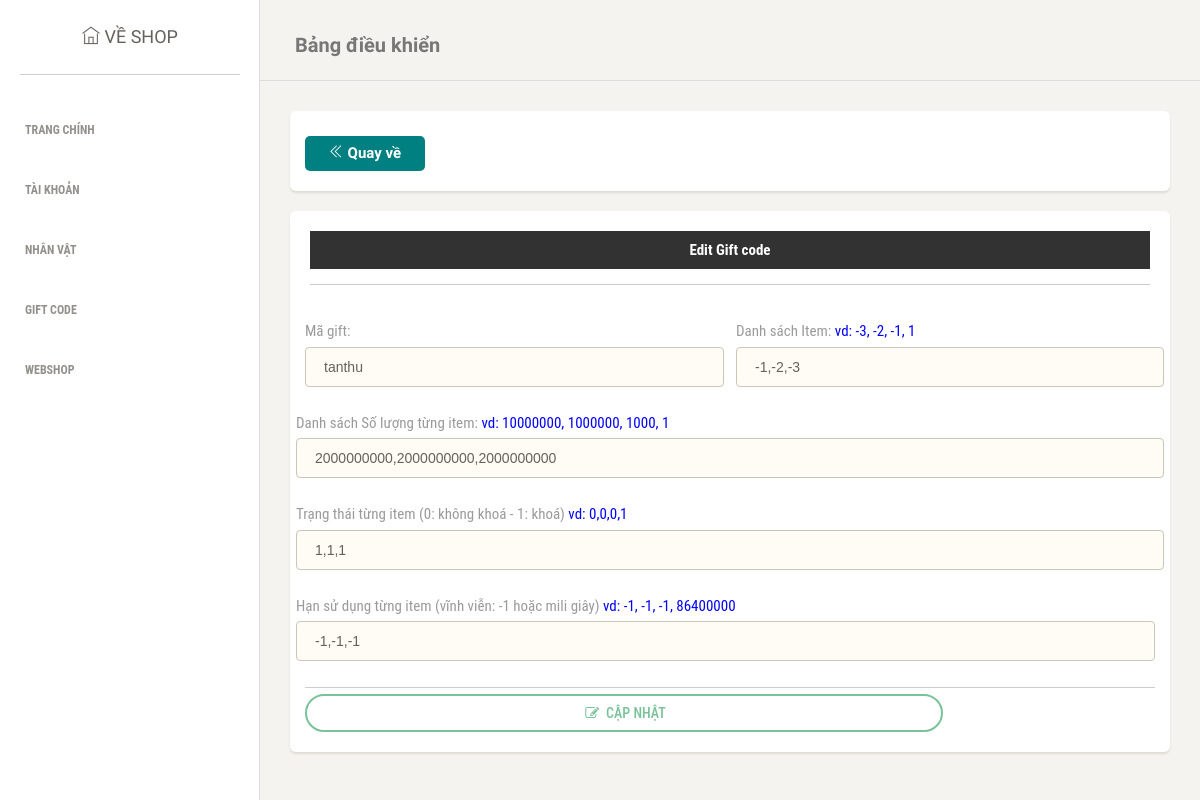
The page /admin/?widget=giftcode_edit&id=1 (signed in) on the database its author committed.
### tables this page shows
CREATE TABLE `gift_code` (
  `id` int(10) UNSIGNED NOT NULL,
  `code` longtext DEFAULT NULL,
  `item_id` longtext DEFAULT NULL,
  `item_quantity` longtext DEFAULT NULL,
  `item_isLock` longtext DEFAULT NULL,
  `item_expires` longtext DEFAULT NULL,
  `isPlayer` tinyint(4) DEFAULT 0,
  `player` longtext DEFAULT NULL,
  `isTime` tinyint(4) DEFAULT 0,
  `time` datetime DEFAULT NULL,
  `created_at` timestamp NULL DEFAULT NULL,
  `updated_at` timestamp NULL DEFAULT NULL
);

### config.php (called while the page is built, shortened)
<?php
include_once 'cauhinh.php';
$config = mysqli_connect($db_host,$db_user,$db_pass,$db_name);
if(!$config)
{
	die("KHONG THE KET NOI DEN CSDL ! VUI LONG KIEM TRA LAI");
}
else
{
	mysqli_set_charset($config,'utf8mb4');
}
function GET($key) {
    return isset($_GET[$key]) ? htmlentities(strip_tags($_GET[$key]), ENT_QUOTES, 'UTF-8') : false;
}
function _query($sql) {
	GLOBAL $config;
	return mysqli_query($config,$sql);
}
function fetch_assoc($sql, $type)
{
	$query = _query($sql);
	if ($query)
	{
		if ($type == 0)
		{
			while ($row = mysqli_fetch_assoc($query))
			{
				$data[] = $row;
			}
			return $data;
		}
		else if ($type == 1)
		{
			$data = mysqli_fetch_assoc($query);
			return $data;
		}
	}
}
?>

### admin/widget/giftcode/edit.php (the view, shortened to what this page needs)
<div class="content">
    <div class="container-fluid">
        <div class="row">
            <div class="col-md-12">
                <div class="card">
                    <div class="content">
                        <div class="btn-group btn-group-justified">
                            <div style="padding: 10px 10px 10px 0"><a href="/admin/ma-qua-tang"><button class="btn-prev"><i class="ti-angle-double-left"></i> Quay về</button></a></div>
                        </div>
                    </div>
                </div>
            </div>
        </div>
        <div class="row">
            <div class="col-md-12">
                <div class="card">
                    <div class="header">
                        <h4 class="title" style="color: white;"><b>Edit Gift code </b></h4> </h4>
                        <hr>
                    </div>
                    <div class="content">
                        <?php
                            $idgift = mysqli_real_escape_string($config, GET('id'));
                            $gift = fetch_assoc("SELECT * FROM gift_code WHERE id = '$idgift'", 1);
                        ?>
                        <form action="/admin/truy-van-gift" method="POST">
                            <div class="row">
                                <div class="col-sm-6">
                                    <div class="form-group">
                                        <label for="code">Mã gift:</label>
                                        <input type="text" class="form-control border-input" id="code" name="code" value="<?= $gift['code']; ?>" required>
                                    </div>
                                </div>
                                <div class="col-sm-6">
                                    <div class="form-group">
                                        <label for="itemid">Danh sách Item:</label>
                                        <span style="color: blue;">vd: -3, -2, -1, 1</span>
                                        <input type="text" class="form-control border-input" id="itemid" name="itemid" value="<?= str_replace('","',',', trim($gift['item_id'], '[""]')); ?>" required>
                                    </div>
                                </div>
                                <div class="col-sm-12">
                                    <div class="form-group">
                                        <label for="itemquantity">Danh sách Số lượng từng item:</label>
                                        <span style="color: blue;">vd: 10000000, 1000000, 1000, 1</span>
                                        <input type="text" class="form-control border-input" id="itemquantity" name="itemquantity" value="<?= str_replace('","',',', trim($gift['item_quantity'], '[""]')); ?>" required>
                                    </div>
                                </div>
                                <div class="col-sm-12">
                                    <div class="form-group">
                                        <label for="itemisLock">Trạng thái từng item (0: không khoá - 1: khoá)</label>
                                        <span style="color: blue;">vd: 0,0,0,1</span>
                                        <input type="text" class="form-control border-input" id="itemisLock" name="itemisLock" value="<?= str_replace('","',',', trim($gift['item_isLock'], '[""]')); ?>" required>
                                    </div>
                                </div>
                                <div class="col-sm-12">
                                    <div class="form-group">
                                        <label for="itemexpires">Hạn sử dụng từng item (vĩnh viễn: -1 hoặc mili giây)</label>
                                        <span style="color: blue;">vd: -1, -1, -1, 86400000</span>
                                        <input type="text" class="form-control border-input" id="itemexpires" name="itemexpires" value="<?= str_replace('","',',', trim($gift['item_expires'], '[""]')); ?>" required>
                                    </div>
                                </div>
                            </div>
                            <div class="footer">
                                <hr>
                                <button type="submit" name="updateGift" value="<?= $gift['id']; ?>" class="btn btn-success"><i class="fa fa-pencil-square-o"></i> CẬP NHẬT</button>
                            </div>
                        </form>
                    </div>
                </div>
            </div>
        </div>
    </div>
</div>

### admin/assets/css/style.css (style rules this page uses)
html, body, body div, span, object, iframe, h1, h2, h3, h4, h5, h6, p, blockquote, pre, abbr, address, cite, code, del, dfn, em, img, ins, kbd, q, samp, sub, sup, var, dl, dt, dd, ol, ul, li, fieldset, form, label, legend, table, caption, tbody, tfoot, thead, tr, th, td, article, aside, figure, footer, header, menu, nav, section, time, mark, audio, video, details, summary { margin: 0; padding: 0; border: 0; font-size: 100%; font-weight: normal; vertical-align: baseline; font-family: 'Roboto Condensed', sans-serif !important; background: transparent; }
.title { padding: 10px; text-align: center; background-color: #323232; color: white; font-weight: bold; }
h1, h2, h3, h4, h5, h6, p, small, strong, b, i { margin: 0; padding: 0; border: 0; vertical-align: baseline; background: transparent; }
html { box-sizing: border-box; }
*, *:before, *:after { box-sizing: inherit; }
hr { display: block; height: 1px; border: 0; border-top: 1px solid #ccc; margin: 1em 0; padding: 0; }
input, select { vertical-align: middle; }
select, input, textarea { font: 99% sans-serif; }
.clickable,label, input[type=button], input[type=submit], input[type=file], button { cursor: pointer; }
button, input, select, textarea { margin: 0; }
button,input[type=button] { width: auto; overflow: visible; }
html { box-sizing: border-box; font-family: sans-serif; -ms-text-size-adjust: 100%; -webkit-text-size-adjust: 100% }
body { font-family: Lato, 'Helvetica Neue', Arial, Helvetica, sans-serif; font-size: 14px; line-height: 1.42857143; color: #d1d1d1; overflow-x: hidden; background: linear-gradient(rgb(0 0 0 / 41%), #000000), url(https://i.imgur.com/ti7ftS3.jpg) no-repeat center center fixed; -webkit-background-size: cover; -moz-background-size: cover; -o-background-size: cover; background-size: cover; }
a, a:hover, a:focus, a:active { outline: none; text-decoration: none; color: #d1d1d1; }
* { margin: 0; padding: 0; }
body { font: 15px/1.3 Arial, sans-serif; color: #ffffff; z-index: 1; }

### admin/assets/css/stylex.css (style rules this page uses)
.btn { width: 75%; margin-bottom: 10px; }

### admin/widget/giftcode/edit.php (style rules this page uses)
.btn-prev { color: white;font-weight: 600;width: 120px;height: 35px;background-color: teal;border: none;border-radius: 5px; }

### rows shown on the page
gift_code: code "tanthu", itemid "-1,-2,-3", itemquantity "2000000000,2000000000,2000000000", itemisLock "1,1,1", itemexpires "-1,-1,-1"
